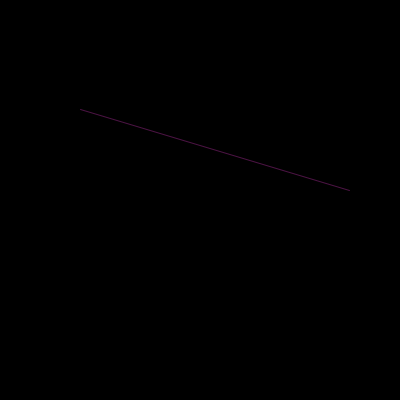
Frame 1 (no input)
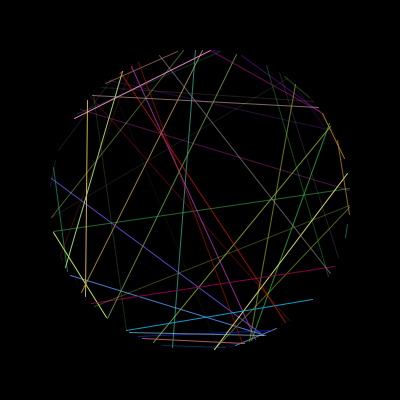
Frame 60 (the mouse pressed at the canvas centre just before this capture)
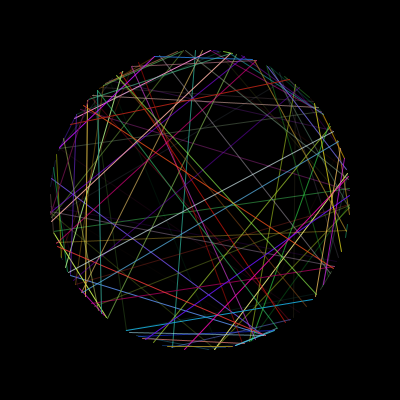
Frame 120 (the mouse held since frame 60 and released just before this capture)

The Processing sketch that drew these frames (run headless with seeded random() and noise(); from frame 60 on, the mouse is pressed at the canvas centre):

// Processing sketch: processing_70296
// ── processing_70296.pde

float radius=150;
float angle1;
float angle2;


void setup() {
  background(0);
  size(400, 400);
}
void draw() {
  smooth();
  translate(width/2, height/2);
  angle1 = radians(random(360));
   angle2 = radians(random(360));
  stroke(random(255), random(255), random(255),random(255));
  line(sin(angle1)* radius, cos(angle1)*radius, sin(angle2)*radius, cos(angle2)*radius);
}
